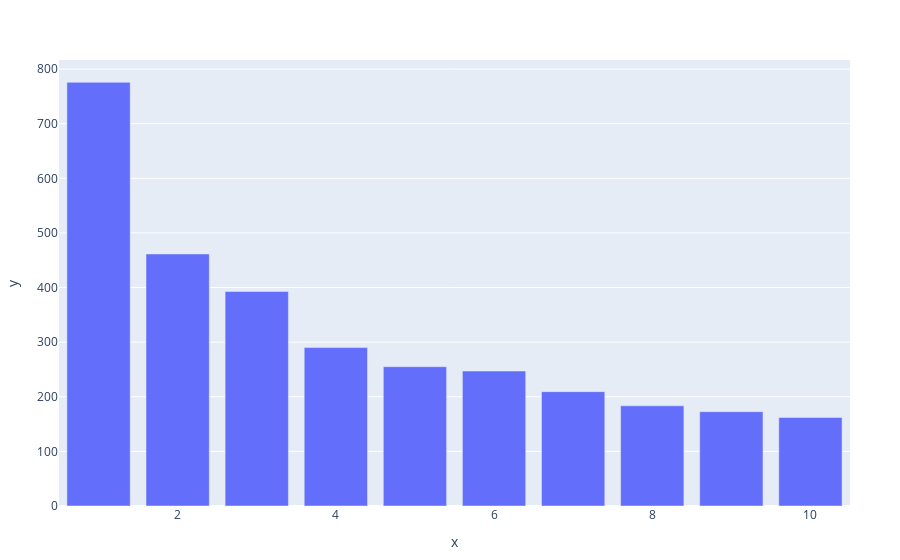

The notebook cell saved with this chart:
### Code cell
x_plot = [i for i in 1:10]
y_plot = [var3[i] for i in 1:10]
plot_df = DataFrame()
plot_df.x = x_plot
plot_df.y = y_plot
PlotlyJS.plot(plot_df, x=:x, y=:y, kind="bar")

### Figure 1 — Plotly figure (JSON) as saved in the notebook; plotly's stock layout.template omitted (floating-point values rounded to 4 significant figures)
{"data": [{"type": "bar", "x": [1, 2, 3, 4, 5, 6, 7, 8, 9, 10], "xaxis": "x", "y": [775.8, 461.4, 392.9, 290.1, 255.1, 247.2, 209.4, 183.4, 172.8, 162.3], "yaxis": "y"}], "layout": {"legend": {"tracegroupgap": 0}, "margin": {"b": 50, "l": 50, "r": 50, "t": 60}, "xaxis": {"title": {"text": "x"}}, "yaxis": {"title": {"text": "y"}}}}
